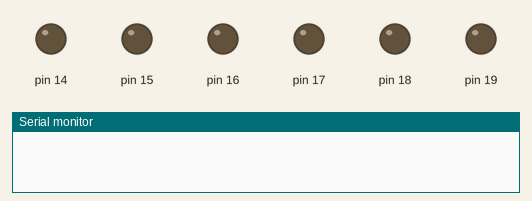
Bench run of a program on a simulated Arduino Uno, built with avr-gcc and run on an emulated ATmega328P. Parts: output pins drawn as LEDs (lit = HIGH), the last lines printed to the serial monitor.

Above: at 0.5 s.
At 2.5 s:
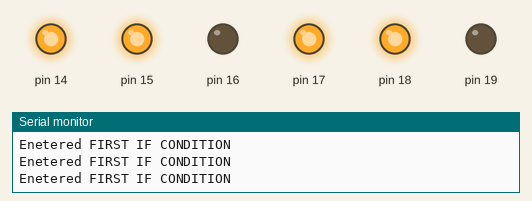
At 3.5 s:
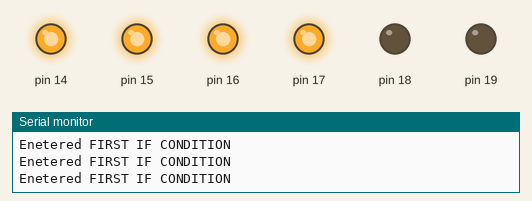
At 5.6 s:
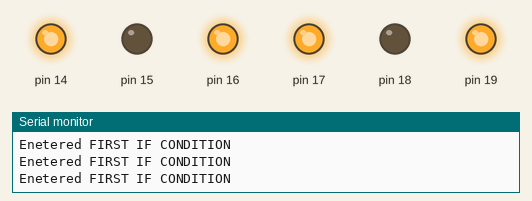
At 8.6 s:
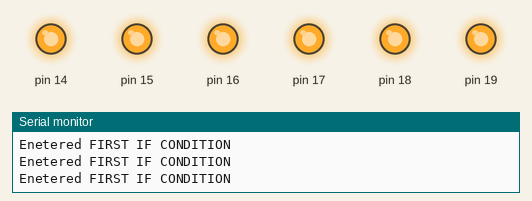
At 11.7 s:
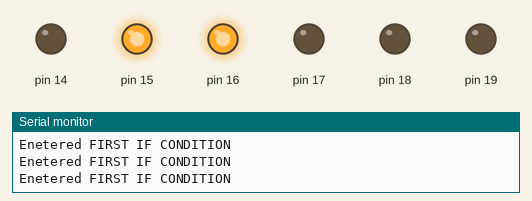
Timing chart, 0 to 13.3 s (numbered marks = the images above):
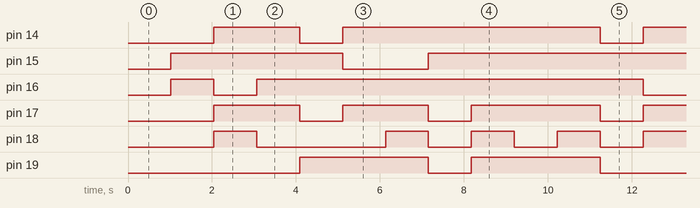

The program:

main.cpp
```cpp
#include <Arduino.h>
#include <avr/io.h>

// global variable to count the number of overflows
volatile uint8_t tot_overflow;
int currentNum = 0;
// TIMER0 overflow interrupt service routine
// called whenever TCNT0 overflows
ISR(TIMER2_OVF_vect)
{
  // keep a track of number of overflows
  tot_overflow++;
}

int convertNumber(int num)
{
  if(num == 0)
    return 0x3F;
  else if(num == 1)
    return 0x6;
  else if(num == 2)
    return 0x5B;
  else if(num == 3)
    return 0x4F;
  else if(num == 4)
    return 0x66;
  else if(num == 5)
    return 0x6D;
  else if(num == 6)
    return 0x7D;
  else if(num == 7)
    return 0x7;
  else if(num == 8)
    return 0x7F;
  else if(num == 9)
    return 0x6F;

}

void timer2_init()
{
  TCCR2B |= ((1 << CS22) | (1 << CS21));
  // initialize counter
  TCNT2 = 0;
  // enable overflow interrupt
  TIMSK2 |= (1 << TOIE2);
  // enable global interrupts
  sei();
}
int main()
{
  Serial.begin(9600);
  // connect led to pin PC0
  DDRC |= 0xFF;
  // initialize timer
  timer2_init();
  // loop forever
  while (1)
  {
    // check if no. of overflows = 30
    if (tot_overflow >= 244) // NOTE: '>=' is used
    {
      Serial.println("Enetered FIRST IF CONDITION");
      // check if the timer count reaches 131
      if (TCNT2 >= 36)
      {
        if (currentNum == 9)
        {
          currentNum = 0;
        }
        else
        {
          currentNum++;
        }
        PORTC = convertNumber(currentNum);


        TCNT2 = 0;        // reset counter
        tot_overflow = 0; // reset overflow counter
      }
    }
  }
  return 0;
}
```

Measured:
- by itself, pin 14: repeats every 10.2 s: LOW 1.0 s, HIGH 6.1 s, LOW 1.0 s, HIGH 2.0 s
- by itself, pin 15: repeats every 10.2 s: LOW 2.0 s, HIGH 8.2 s
- by itself, pin 16: repeats every 10.2 s: LOW 1.0 s, HIGH 9.2 s
- by itself, pin 17: repeats every 10.2 s: LOW 1.0 s, HIGH 2.0 s, LOW 1.0 s, HIGH 3.1 s, LOW 1.0 s, HIGH 2.0 s
- by itself, pin 18: repeats every 10.2 s: LOW 3.1 s, 3 × (HIGH 1.0 s, LOW 1.0 s), HIGH 1.0 s
- by itself, pin 19: repeats every 10.2 s: LOW 1.0 s, HIGH 3.1 s, LOW 3.1 s, HIGH 3.1 s
